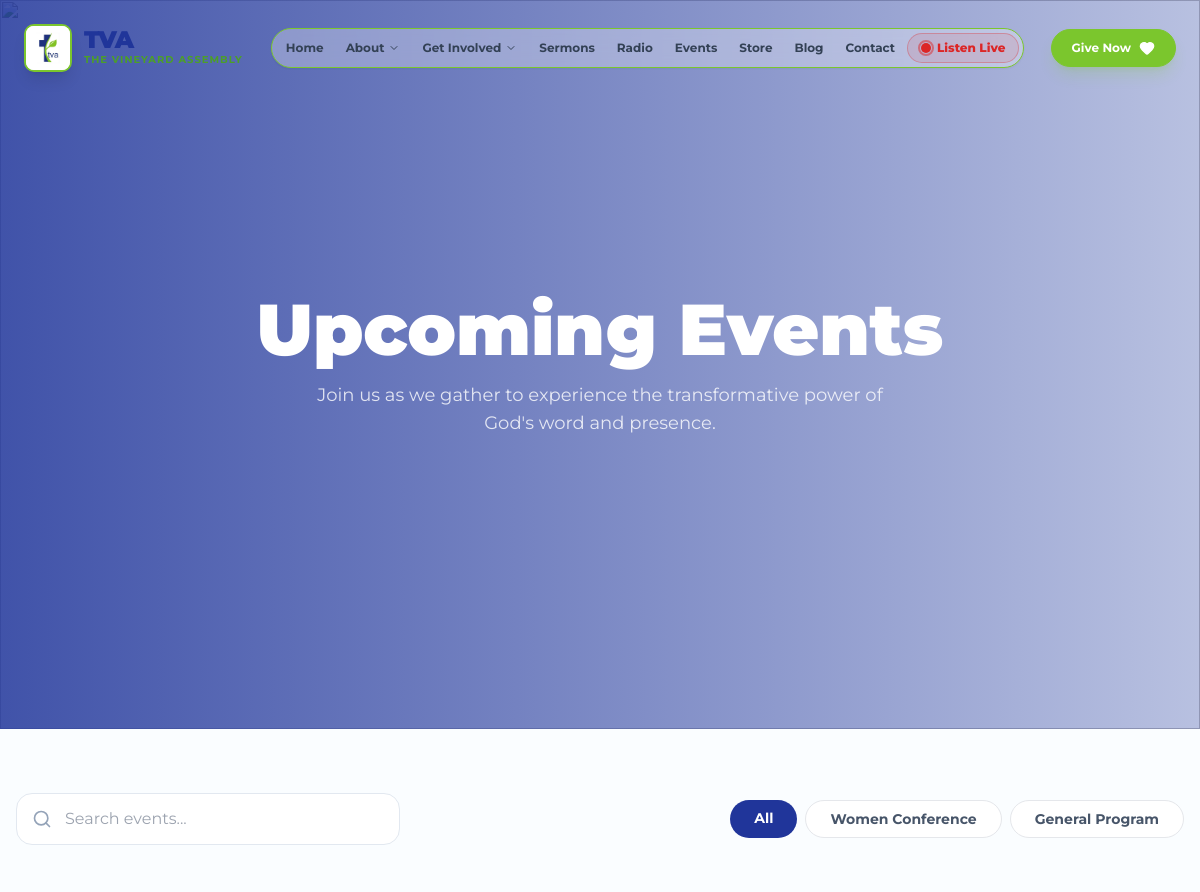
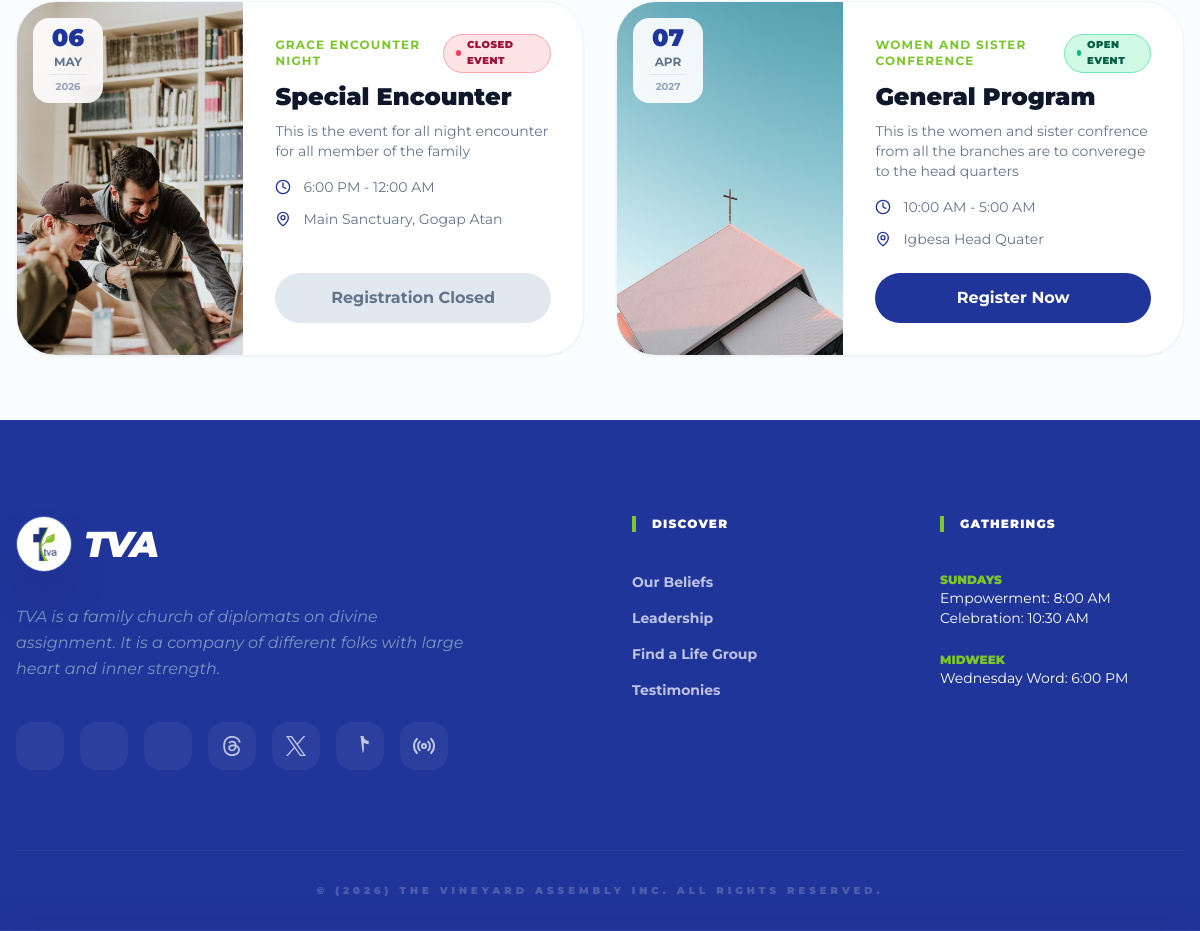
Screenshot of /events/ with the database file from the repository (2 pictures, top to bottom).
### events/models.py (models this page shows, shortened)
class EventCategory(models.Model):
    name = models.CharField(max_length=100)
    class Meta:
        verbose_name_plural = "Event Categories"

class Event(models.Model):
    title = models.CharField(max_length=200)
    category = models.ForeignKey(EventCategory, on_delete=models.SET_NULL, null=True)
    tagline = models.CharField(max_length=100, help_text="e.g., Special Encounter")
    description = CKEditor5Field('Content', config_name='default', help_text="Brief description of the event")
    image = models.ImageField(upload_to='events/')
    date = models.DateField()
    time_start = models.TimeField()
    time_end = models.TimeField()
    location = models.CharField(max_length=255)
    registration_url = models.URLField(blank=True, help_text="Link to external form or internal page")
    button_text = models.CharField(max_length=50, default="Register Now")
    is_active = models.BooleanField(default=True)
    is_open_event = models.BooleanField(
        default=True,
        verbose_name="Registration Open",
        help_text="Uncheck to mark registration as closed"
    )
    created_at = models.DateTimeField(auto_now_add=True)
    @property
    def is_open(self):
        from django.utils import timezone
        if not self.is_open_event or not self.is_active:
            return False
        return self.date >= timezone.now().date()
    class Meta:
        ordering = ['date', 'time_start']

### events/views.py (the view)
# urls.py: path('events/', event_list, name='events'),
def event_list(request):
    query = request.GET.get('q')
    category_id = request.GET.get('category')
    events = Event.objects.filter(is_active=True)
    categories = EventCategory.objects.all()
    if query:
        events = events.filter(
            Q(title__icontains=query) | Q(description__icontains=query)
        )
    if category_id:
        events = events.filter(category_id=category_id)
    context = {
        'events': events,
        'categories': categories,
        'selected_category': category_id,
    }
    return render(request, 'events.html', context)

### payments/context_processors.py (called while the page is built)
def payment_info(request):
    return {
        'bank_info': BankDetail.objects.filter(is_active=True).first()
    }

### sermons/context_processors.py (called while the page is built)
def active_broadcast(request):
    broadcast = AudioBroadcast.objects.filter(is_live=True).first()
    return {
        'active_broadcast': broadcast,
    }

### templates/events.html (shortened to what this page needs)
{% extends 'base.html' %}
{% load static %}
{% block content %}
    <header
      class="relative h-[40vh] flex items-center justify-center overflow-hidden"
    >
      <img
        src="https://images.unsplash.com/photo-1511795409834-ef04bbd61622?auto=format&fit=crop&q=80&w=2000"
        class="absolute inset-0 w-full h-full object-cover"
      />
      <div class="absolute inset-0 hero-gradient"></div>
      <div class="relative z-10 text-center px-4">
        <h1 class="text-5xl md:text-7xl font-black text-white serif mb-4">
          Upcoming Events
        </h1>
        <p class="text-white/80 text-lg max-w-xl mx-auto">
          Join us as we gather to experience the transformative power of God's
          word and presence.
        </p>
      </div>
    </header>
    <main class="max-w-7xl mx-auto px-4 py-16">
      <div
        class="flex flex-col md:flex-row gap-4 justify-between items-center mb-12"
      >
        <form method="GET" class="relative w-full md:w-96">
          <i
            data-lucide="search"
            class="absolute left-4 top-1/2 -translate-y-1/2 text-slate-400 w-5 h-5"
          ></i>
          <input
            type="text"
            name="q"
            value="{{ request.GET.q }}"
            placeholder="Search events..."
            class="w-full pl-12 pr-4 py-3 rounded-2xl border border-slate-200 focus:outline-none focus:ring-2 focus:ring-[#20359A]/20 transition-all"
          />
        </form>
        <div class="flex flex-wrap gap-2">
          <a
            href="{% url 'events' %}"
            class="px-6 py-2 rounded-full font-bold text-sm {% if not selected_category %}bg-[#20359A] text-white{% else %}bg-white border text-slate-600{% endif %}"
          >
            All
          </a>
          {% for cat in categories %}
          <a
            href="?category={{ cat.id }}"
            class="px-6 py-2 rounded-full font-bold text-sm {% if selected_category == cat.id|stringformat:'i' %}bg-[#20359A] text-white{% else %}bg-white border text-slate-600 hover:bg-slate-50{% endif %}"
          >
            {{ cat.name }}
          </a>
          {% endfor %}
        </div>
      </div>
      <div class="grid grid-cols-1 md:grid-cols-2 gap-8">
        {% for event in events %}
        <div
          class="group bg-white rounded-[2.5rem] overflow-hidden shadow-sm hover:shadow-2xl transition-all duration-500 border border-slate-100"
        >
          <div class="flex flex-col lg:flex-row h-full">
            <div class="lg:w-2/5 h-64 lg:h-auto relative overflow-hidden">
              <img
                src="{{ event.image.url }}"
                class="w-full h-full object-cover group-hover:scale-110 transition-transform duration-700"
              />
              <div
                class="absolute top-4 left-4 bg-white/90 backdrop-blur-md px-4 py-2 rounded-2xl text-center min-w-[70px]"
              >
                <span
                  class="block text-2xl font-black text-[#20359A] leading-none"
                  >{{ event.date|date:"d" }}</span
                >
                <span
                  class="block text-xs uppercase font-bold text-slate-500 my-1"
                  >{{ event.date|date:"M" }}</span
                >
                <span
                  class="block text-[10px] font-bold text-slate-400 border-t border-slate-200 pt-1"
                  >{{ event.date|date:"Y" }}</span
                >
              </div>
            </div>
            <div class="lg:w-3/5 p-8 flex flex-col justify-between">
              <div>
                <div class="flex items-center justify-between gap-2 mb-2">
                  <span class="text-[#7BC62D] font-bold text-xs uppercase tracking-widest block">{{ event.tagline }}</span>
                  {% if event.is_open %}
                    <span class="inline-flex items-center gap-1.5 px-3 py-0.5 rounded-full text-[10px] font-black uppercase tracking-wider bg-emerald-100 text-emerald-800 border border-emerald-300">
                      <span class="w-1.5 h-1.5 rounded-full bg-emerald-500 animate-pulse"></span> Open Event
                    </span>
                  {% else %}
                    <span class="inline-flex items-center gap-1.5 px-3 py-0.5 rounded-full text-[10px] font-black uppercase tracking-wider bg-rose-100 text-rose-800 border border-rose-300">
                      <span class="w-1.5 h-1.5 rounded-full bg-rose-500"></span> Closed Event
                    </span>
                  {% endif %}
                </div>
                <h2 class="text-2xl font-black text-slate-900 mb-2 serif">
                  {{ event.title }}
                </h2>
                <p class="text-slate-500 text-sm mb-4 line-clamp-3">
                  {{ event.description|striptags }}
                </p>
                <div class="space-y-3 mb-6">
                  <div class="flex items-center gap-3 text-slate-500 text-sm">
                    <i data-lucide="clock" class="w-4 h-4 text-[#20359A]"></i>
                    {{ event.time_start|time:"g:i A" }} -
                    {{event.time_end|time:"g:i A" }}
                  </div>
                  <div class="flex items-center gap-3 text-slate-500 text-sm">
                    <i data-lucide="map-pin" class="w-4 h-4 text-[#20359A]"></i>
                    {{ event.location }}
                  </div>
                </div>
              </div>
              {% if event.is_open %}
                <a href="{% url 'register_event' event.id %}"
                   class="bg-primary text-white px-8 py-3 rounded-full font-bold hover:bg-secondary hover:text-primary transition-all text-center inline-block">
                   Register Now
                </a>
              {% else %}
                <span class="bg-slate-200 text-slate-500 px-8 py-3 rounded-full font-bold text-center inline-block cursor-not-allowed">
                   Registration Closed
                </span>
              {% endif %}
            </div>
          </div>
        </div>
        {% endfor %}
      </div>
    </main>
{% endblock %}

### static/style.css (style rules this page uses)
:root { --brand-primary: #1F317D; --brand-secondary: #81C225; --brand-accent: #010066; --brand-green: #cbed9c; }
body { font-family: 'Montserrat', sans-serif; background-color: #c2f2ff; color: #1a1a1a; overflow-x: hidden; }
.hero-gradient { background: linear-gradient(to right, rgba(32, 53, 154, 0.85), rgba(32, 53, 154, 0.3)); }
.serif { font-family: 'Montserrat', sans-serif; }
h1 { font-family: 'Montserrat', sans-serif; font-weight: 900; }
h2 { font-family: 'Montserrat', sans-serif; font-weight: 800; }
p, span { font-family: 'Montserrat', sans-serif; font-weight: 400; }

### rows the page displays
EventCategory: name "Women Conference"
EventCategory: name "General Program"
Event: image (picture), date "06", date "MAY", date "2026", tagline "GRACE ENCOUNTER NIGHT", is_open_event True (drawn), title "Special Encounter", description "This is the event for all night encounter for all member of the family", time_start "6:00 PM", time_end "12:00 AM", location "Main Sanctuary, Gogap Atan"
Event: image (picture), date "07", date "APR", date "2027", tagline "WOMEN AND SISTER CONFERENCE", is_open_event True (drawn), title "General Program", description "This is the women and sister confrence from all the branches are to converege to the head quarters", time_start "10:00 AM", time_end "5:00 AM", location "Igbesa Head Quater"
